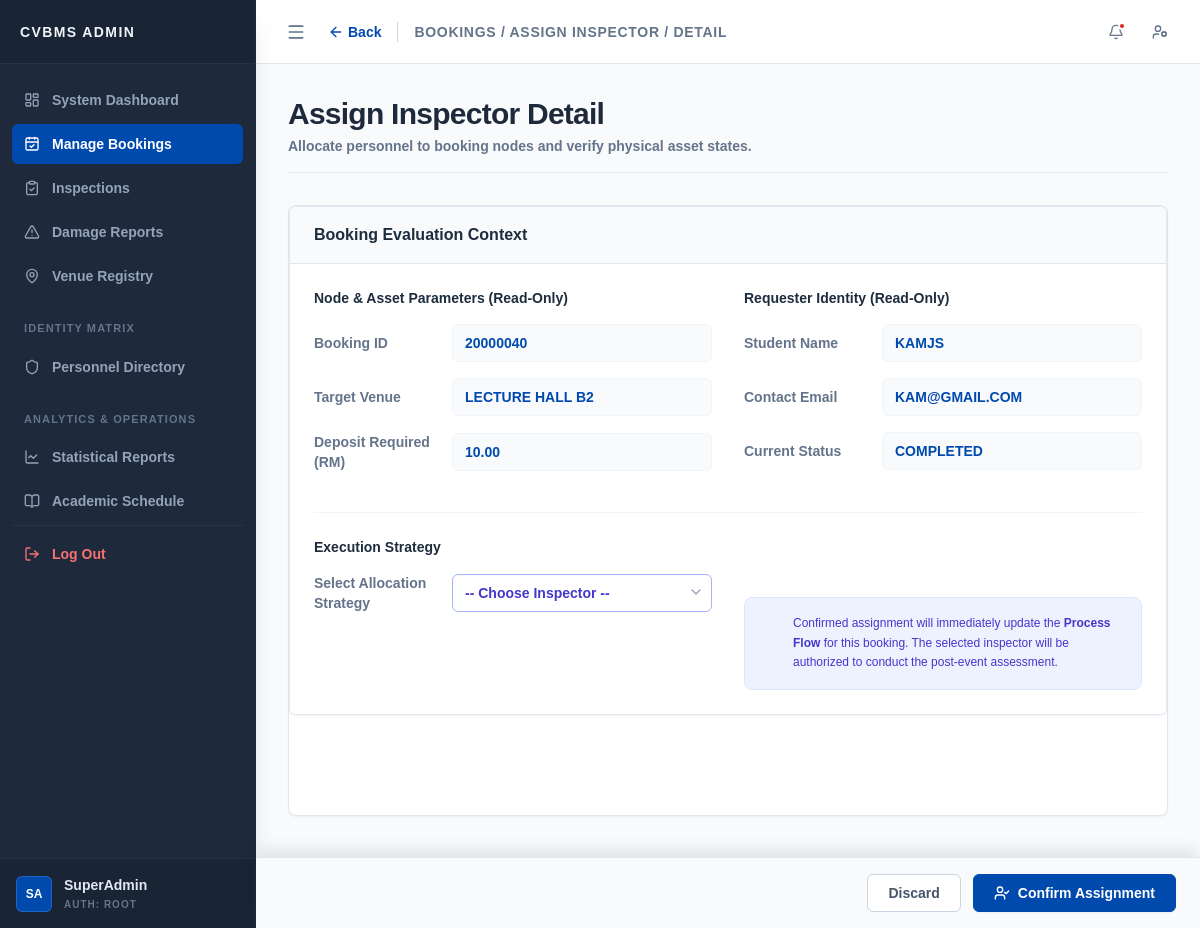
Page /admin/assign_inspector_detail.php?bid=20000040 (signed in) on the committed database.
### tables this page shows
CREATE TABLE `booking` (
  `bid` int(10) UNSIGNED NOT NULL,
  `uid` varchar(15) NOT NULL,
  `vid` varchar(10) NOT NULL,
  `date_booked` date NOT NULL,
  `time_start` time NOT NULL,
  `time_end` time NOT NULL,
  `status` enum('pending','approved','rejected','completed','cancelled') NOT NULL DEFAULT 'pending',
  `payment_status` enum('unpaid','paid','refunded') NOT NULL DEFAULT 'unpaid',
  `payment_method` varchar(30) DEFAULT NULL,
  `payment_due_at` datetime DEFAULT NULL,
  `cancelled_at` datetime DEFAULT NULL,
  `cancel_reason` varchar(255) DEFAULT NULL,
  `transaction_ref` varchar(50) DEFAULT NULL,
  `paid_at` datetime DEFAULT NULL,
  `purpose` varchar(100) NOT NULL,
  `aid` int(10) UNSIGNED DEFAULT NULL,
  `approve_date` datetime DEFAULT NULL,
  `created_at` timestamp NOT NULL DEFAULT current_timestamp()
);

CREATE TABLE `venue` (
  `vid` varchar(10) NOT NULL,
  `vname` varchar(100) NOT NULL,
  `vcid` int(11) NOT NULL,
  `max_cap` int(10) UNSIGNED NOT NULL,
  `deposit` decimal(10,2) UNSIGNED NOT NULL,
  `status` enum('available','maintenance','closed') NOT NULL DEFAULT 'available',
  `description` text NOT NULL
);

CREATE TABLE `user` (
  `uid` varchar(15) NOT NULL,
  `username` varchar(50) NOT NULL,
  `email` varchar(100) NOT NULL,
  `password` varchar(255) NOT NULL,
  `phone_num` varchar(20) NOT NULL,
  `profile_pic` varchar(255) NOT NULL DEFAULT '',
  `outstanding_debt` decimal(10,2) UNSIGNED NOT NULL DEFAULT 0.00,
  `account_status` enum('active','restricted') NOT NULL DEFAULT 'active',
  `created_at` timestamp NOT NULL DEFAULT current_timestamp()
);

### core/repositories/BookingRepository.php (called while the page is built, shortened)
<?php
class BookingRepository
{
    private mysqli $conn;
    public function __construct(mysqli $conn)
    {
        $this->conn = $conn;
    }
    public function getDetailedBookingById(int $bid): ?array
    {
        $sql = "SELECT
                    b.*,
                    u.username, u.email,
                    v.vname, v.deposit
                FROM booking b
                JOIN user u ON b.uid = u.uid
                JOIN venue v ON b.vid = v.vid
                WHERE b.bid = ?";
        $stmt = $this->conn->prepare($sql);
        $stmt->bind_param("i", $bid);
        $stmt->execute();
        $result = $stmt->get_result();
        return $result->num_rows > 0 ? $result->fetch_assoc() : null;
    }
}
?>

### core/repositories/PersonnelRepository.php (called while the page is built, shortened)
<?php
class PersonnelRepository
{
    private mysqli $conn;
    public function __construct(mysqli $conn)
    {
        $this->conn = $conn;
    }
    public function getInspectors(): array
    {
        $sql = "SELECT sid, staff_name FROM staff WHERE position = 'inspector' ORDER BY staff_name ASC";
        $result = $this->conn->query($sql);
        $inspectors = [];
        if ($result && $result->num_rows > 0)
        {
            while ($row = $result->fetch_assoc())
            {
                $inspectors[] = $row;
            }
        }
        return $inspectors;
    }
}
?>

### admin/assign_inspector_detail.php (the view, shortened to what this page needs)
<?php
require_once __DIR__ . '/../config/db.php';
require_once __DIR__ . '/../core/repositories/BookingRepository.php';
require_once __DIR__ . '/../core/repositories/PersonnelRepository.php';
$bookingRepo = new BookingRepository($conn);
$personnelRepo = new PersonnelRepository($conn);
$bid = intval($_GET['bid'] ?? 0);
$booking = $bookingRepo->getDetailedBookingById($bid);
$inspectorsData = $personnelRepo->getInspectors();
$inspectorOptions = [
    '' => '-- Choose Inspector --',
    'RA01' => 'RA01 - Random Assignment (System Auto)'
];
foreach ($inspectorsData as $ins)
{
    $inspectorOptions[$ins['sid']] = $ins['staff_name'] . ' (ID: ' . $ins['sid'] . ')';
}
$topbar_content = '
<div class="flex items-center">
    <a href="assign_inspector.php" class="text-sm font-bold text-[#004aad] hover:text-[#003882] flex items-center mr-4 transition-colors">
        <i data-lucide="arrow-left" class="w-4 h-4 mr-1"></i> Back
    </a>
    <h2 class="text-sm font-bold text-slate-500 uppercase tracking-wider border-l border-slate-300 pl-4">Bookings / Assign Inspector / Detail</h2>
</div>';
require_once __DIR__ . '/../core/components/FioriFormBuilder.php';
?>
<form action="../actions/process_assign_inspector.php" method="POST" id="assignInspectorForm" class="bg-white rounded-lg shadow-sm border border-slate-200 relative mb-20">
    <div class="p-0">
        <div class="fiori-form-container">
            <div class="fiori-section-header">
                <h2 class="text-base font-bold text-[#1d2d3e]">Booking Evaluation Context</h2>
            </div>
            <div class="p-6 grid grid-cols-1 lg:grid-cols-12 gap-8">
                <div class="lg:col-span-6 space-y-4">
                    <h3 class="text-sm font-bold text-[#1d2d3e] mb-4">Node & Asset Parameters (Read-Only)</h3>
                    <?php
                    $readOnlyProps = ['readonly' => true, 'extra_css' => 'bg-slate-50 text-slate-500 cursor-not-allowed'];
                    echo FB::input('text', 'disp_bid', 'Booking ID', $booking['bid'], $readOnlyProps);
                    echo FB::input('text', 'disp_vname', 'Target Venue', $booking['vname'] ?? 'N/A', $readOnlyProps);
                    echo FB::input('text', 'disp_deposit', 'Deposit Required (RM)', number_format($booking['deposit'] ?? 0, 2), [
                        'readonly' => true,
                        'extra_css' => 'bg-slate-50 text-emerald-600 font-mono font-bold cursor-not-allowed'
                    ]);
                    ?>
                </div>
                <div class="lg:col-span-6 space-y-4">
                    <h3 class="text-sm font-bold text-[#1d2d3e] mb-4">Requester Identity (Read-Only)</h3>
                    <?php
                    echo FB::input('text', 'disp_username', 'Student Name', $booking['username'] ?? 'N/A', $readOnlyProps);
                    echo FB::input('email', 'disp_email', 'Contact Email', $booking['email'] ?? 'N/A', $readOnlyProps);
                    echo FB::input('text', 'disp_status', 'Current Status', strtoupper($booking['status'] ?? 'PENDING'), [
                        'readonly' => true,
                        'extra_css' => 'bg-slate-50 text-[#004aad] font-bold cursor-not-allowed'
                    ]);
                    ?>
                </div>
                <div class="lg:col-span-12 border-t border-slate-100 pt-6 mt-2">
                    <h3 class="text-sm font-bold text-[#1d2d3e] mb-4">Execution Strategy</h3>
                    <div class="grid grid-cols-1 lg:grid-cols-2 gap-8 items-start">
                        <div class="space-y-4">
                            <?php
                            echo FB::select('sid', 'Select Allocation Strategy', $inspectorOptions, null, [
                                'required' => true,
                                'extra_css' => 'border-indigo-300 focus:border-indigo-500 font-bold text-indigo-700'
                            ]);
                            ?>
                        </div>
                        <div class="p-4 bg-indigo-50 rounded-lg border border-indigo-100 flex items-start mt-6">
                            <i data-lucide="shield-info" class="w-5 h-5 text-indigo-600 mr-3 shrink-0"></i>
                            <p class="text-xs text-indigo-700 leading-relaxed font-medium">
                                Confirmed assignment will immediately update the <strong>Process Flow</strong> for this booking. The selected inspector will be authorized to conduct the post-event assessment.
                            </p>
                        </div>
                    </div>
                </div>
            </div>
        </div>
    </div>
    <div class="fixed bottom-0 right-0 w-full lg:w-[calc(100%-16rem)] bg-slate-50 border-t border-slate-200 p-4 px-6 flex justify-end space-x-3 z-50 shadow-[0_-10px_15px_-3px_rgba(0,0,0,0.1)]">
        <button type="button" onclick="window.location.href='assign_inspector.php'" class="px-5 py-2 text-sm font-semibold text-slate-600 bg-white border border-slate-300 rounded-md hover:bg-slate-50 transition-colors">
            Discard
        </button>
        <button type="submit" id="submitBtn" class="px-5 py-2 text-sm font-semibold text-white bg-[#004aad] rounded-md hover:bg-[#003882] shadow-sm transition-colors flex items-center border border-[#004aad]">
            <i data-lucide="user-check" class="w-4 h-4 mr-2"></i> Confirm Assignment
        </button>
    </div>
</form>
<?php
require_once __DIR__ . '/../core/layout.php';
?>

### core/components/FioriFormBuilder.php (shortened to what this page needs)
<?php
class FioriFormBuilder
{
    private static function renderRow(string $label, string $controlHtml): string
    {
        return "
        <div class=\"grid grid-cols-3 gap-4 items-center\">
            <label class=\"" . self::LABEL_CSS . "\">{$label}</label>
            <div class=\"col-span-2 relative\">
                {$controlHtml}
            </div>
        </div>";
    }
    public static function input(string $type, string $name, string $label, ?string $value, array $attrs = []): string
    {
        $attrStr = self::buildAttributes($attrs);
        $css = ($attrs['readonly'] ?? false) ? self::READONLY_CSS : self::INPUT_CSS . ' ' . ($attrs['extra_css'] ?? '');
        $val = htmlspecialchars((string)$value);
        $control = "<input type=\"{$type}\" name=\"{$name}\" value=\"{$val}\" class=\"{$css}\" {$attrStr}>";
        return self::renderRow($label, $control);
    }
    public static function select(string $name, string $label, array $options, ?string $selectedValue, array $attrs = []): string
    {
        $attrStr = self::buildAttributes($attrs);
        $css = self::INPUT_CSS . ' appearance-none pr-8 bg-white cursor-pointer transition-colors ' . ($attrs['extra_css'] ?? '');
        $control = "<select name=\"{$name}\" class=\"{$css}\" {$attrStr}>";
        foreach ($options as $val => $text)
        {
            $sel = ((string)$selectedValue === (string)$val) ? 'selected' : '';
            $control .= "<option value=\"" . htmlspecialchars($val) . "\" {$sel}>" . htmlspecialchars($text) . "</option>";
        }
        $control .= "</select>
        <i data-lucide=\"chevron-down\" class=\"w-4 h-4 text-slate-400 absolute right-2 top-2.5 pointer-events-none\"></i>";
        return self::renderRow($label, $control);
    }
    private static function buildAttributes(array $attrs): string
    {
        $compiled = [];
        $booleanAttrs = ['required', 'readonly', 'disabled'];
        foreach ($attrs as $key => $val)
        {
            if (in_array($key, ['prefix', 'suffix', 'extra_css', 'placeholder'])) continue; if (in_array($key, $booleanAttrs))
            {
                if ($val) $compiled[] = $key; } else
                {
                $compiled[] = "{$key}=\"" . htmlspecialchars((string)$val) . "\"";
            }
        }
        return implode(' ', $compiled);
    }
}
?>

### assets/css/admin_css.css (style rules this page uses)
:root { font-size: 100%; }
html, body, body *, button, input, select, textarea { font-family: "Century Gothic", CenturyGothic, "Century", "Century Schoolbook", Arial, sans-serif !important; font-weight: 700; }
:root { --fiori-bg: #ffffff; --fiori-blue: #004aad; --fiori-text: #334155; --fiori-label: #64748b; --fiori-border: #e2e8f0; --fiori-readonly-bg: #f8fafc; --fiori-input-focus: #004aad; --fiori-success: #059669; --fiori-error: #dc2626; }
.fiori-form-container { background: var(--fiori-bg); border: 1px solid var(--fiori-border); border-radius: 0.375rem; margin-bottom: 100px; box-shadow: 0 1px 2px 0 rgba(0, 0, 0, 0.05); transition: border-color 0.2s cubic-bezier(0.4, 0, 0.2, 1), box-shadow 0.2s cubic-bezier(0.4, 0, 0.2, 1); }
.fiori-section-header { background: #f8fafc; border-bottom: 1px solid var(--fiori-border); padding: 1rem 1.5rem; display: flex; justify-content: space-between; align-items: center; border-top-left-radius: 0.375rem; border-top-right-radius: 0.375rem; }
.fiori-input { border: 1px solid var(--fiori-border); border-radius: 0.375rem; height: 38px; padding: 0 12px; font-size: 0.875rem; color: #0f172a; width: 100%; background-color: #ffffff; transition: all 0.2s cubic-bezier(0.4, 0, 0.2, 1); box-shadow: 0 1px 2px 0 rgba(0, 0, 0, 0.02) inset; }
.fiori-readonly { background-color: var(--fiori-readonly-bg); border-color: #f1f5f9; pointer-events: none; color: var(--fiori-label); box-shadow: none; }

### rows in the picture
booking: disp_vname "Lecture Hall B2", disp_deposit "10.00", disp_username "KamJS", disp_email "kam@gmail.com"

### other values in the picture
$sidebar_brand_label "CVBMS ADMIN"
$_SESSION['full_name'] "SuperAdmin"
$page_title "Assign Inspector Detail"
$page_description "Allocate personnel to booking nodes and verify physical asset states."
$label "Booking ID Target Venue Deposit Required (RM) Student Name Contact Email Current Status Select Allocation Strategy"
form field sid "-- Choose Inspector --"
